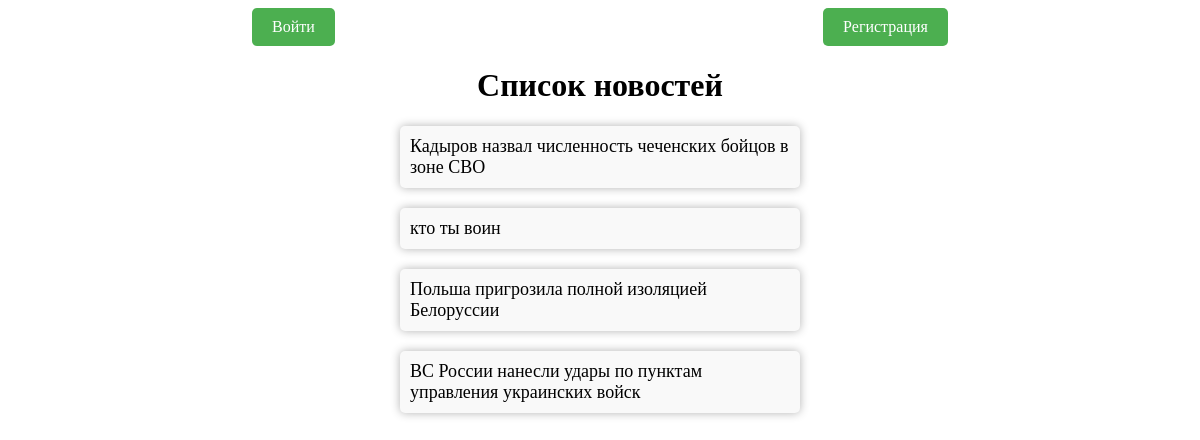
The page / on the database its author committed.
### news/models.py (models this page shows, shortened)
class News(models.Model):
    title = models.CharField(max_length=200)
    content = models.TextField()
    pub_date = models.DateTimeField(auto_now_add=True)

### news/views.py (the view)
# urls.py: path('', views.news_list, name='news_list'),
def news_list(request):
    news_items = News.objects.all()
    return render(request, 'news/news_list.html', {'news_items': news_items,'user': request.user})

### news/templates/news/news_list.html (shortened to what this page needs)
<!DOCTYPE html>
<html>
<head>
</head>
<body>
    <div class="header">
        <div class="header_liner">
            {% if not user.is_authenticated %}
                      <a class="login button" href="{% url 'login' %}">Войти</a>
                 <a class="register button" href="{% url 'register' %}">Регистрация</a>
               {% else %}
                    <a class="logout button" href="{% url 'logout' %}">Выйти</a>
            {% endif %}
    </div>
    <h1 style="text-align: center">Список новостей</h1>
    <main class="main">
    <div class="grid">
        {% for news_item in news_items %}
                <a class="block" href="{% url 'news_detail' news_item.id %}">{{ news_item.title }}</a>
        {% endfor %}
    </div>
    </main>
</body>
</html>

### news/templates/news/news_list.html (style rules this page uses)
.header_liner { display: flex; justify-content: space-around; }
.button { padding: 10px 20px; background-color: #4CAF50; color: #fff; border: none; border-radius: 5px; cursor: pointer; text-decoration: none; }
.block { padding: 10px; font-family: "Californian FB"; font-size: 18px; background-color: #f9f9f9; text-decoration: none; color: #000; border-radius: 5px; box-shadow: 0 0 10px rgba(0, 0, 0, 0.3); }
.grid { display: grid; grid-template-columns: 1fr; gap: 20px; }
.main { max-width: 400px; margin: 0 auto; }

### rows shown on the page
News: title "Кадыров назвал численность чеченских бойцов в зоне СВО"
News: title "кто ты воин"
News: title "Польша пригрозила полной изоляцией Белоруссии"
News: title "ВС России нанесли удары по пунктам управления украинских войск"
